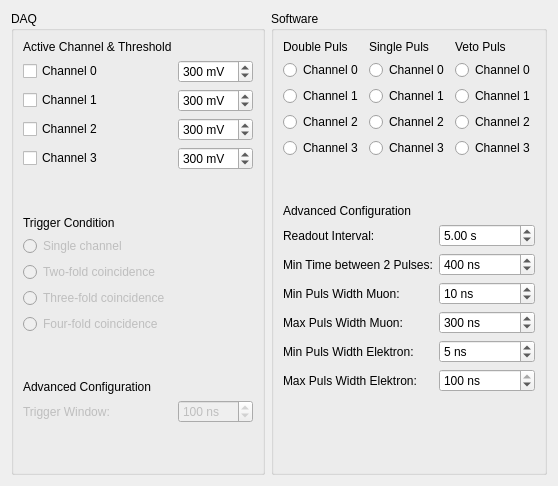
          <widget class="QWidget" name="tab_14">
           <attribute name="title">
            <string>Configuration</string>
           </attribute>
           <layout class="QHBoxLayout" name="horizontalLayout_17">
            <item>
             <widget class="QGroupBox" name="groupBox_11">
              <property name="sizePolicy">
               <sizepolicy hsizetype="Expanding" vsizetype="Preferred">
                <horstretch>0</horstretch>
                <verstretch>0</verstretch>
               </sizepolicy>
              </property>
              <property name="title">
               <string>DAQ</string>
              </property>
              <layout class="QGridLayout" name="gridLayout_18">
               <item row="4" column="1">
                <widget class="QSpinBox" name="spinBox_26">
                 <property name="suffix">
                  <string> mV</string>
                 </property>
                 <property name="maximum">
                  <number>1000</number>
                 </property>
                 <property name="value">
                  <number>300</number>
                 </property>
                </widget>
               </item>
               <item row="16" column="1">
                <widget class="QDoubleSpinBox" name="doubleSpinBox_11">
                 <property name="enabled">
                  <bool>false</bool>
                 </property>
                 <property name="suffix">
                  <string> ns</string>
                 </property>
                 <property name="decimals">
                  <number>0</number>
                 </property>
                 <property name="maximum">
                  <double>400.000000000000000</double>
                 </property>
                 <property name="singleStep">
                  <double>10.000000000000000</double>
                 </property>
                 <property name="value">
                  <double>100.000000000000000</double>
                 </property>
                </widget>
               </item>
               <item row="6" column="1">
                <widget class="QSpinBox" name="spinBox_27">
                 <property name="suffix">
                  <string> mV</string>
                 </property>
                 <property name="maximum">
                  <number>1000</number>
                 </property>
                 <property name="value">
                  <number>300</number>
                 </property>
                </widget>
               </item>
               <item row="8" column="0">
                <widget class="QLabel" name="label_53">
                 <property name="text">
                  <string>Trigger Condition</string>
                 </property>
                </widget>
               </item>
               <item row="13" column="0">
                <widget class="QRadioButton" name="radioButton_46">
                 <property name="enabled">
                  <bool>false</bool>
                 </property>
                 <property name="text">
                  <string>Four-fold coincidence</string>
                 </property>
                </widget>
               </item>
               <item row="14" column="0">
                <spacer name="verticalSpacer_24">
                 <property name="orientation">
                  <enum>Qt::Vertical</enum>
                 </property>
                 <property name="sizeType">
                  <enum>QSizePolicy::Maximum</enum>
                 </property>
                 <property name="sizeHint" stdset="0">
                  <size>
                   <width>20</width>
                   <height>40</height>
                  </size>
                 </property>
                </spacer>
               </item>
               <item row="4" column="0">
                <widget class="QCheckBox" name="checkBox_27">
                 <property name="text">
                  <string>Channel 1</string>
                 </property>
                </widget>
               </item>
               <item row="16" column="0">
                <widget class="QLabel" name="label_54">
                 <property name="enabled">
                  <bool>false</bool>
                 </property>
                 <property name="text">
                  <string>Trigger Window:</string>
                 </property>
                </widget>
               </item>
               <item row="0" column="0">
                <widget class="QLabel" name="label_55">
                 <property name="text">
                  <string>Active Channel &amp; Threshold</string>
                 </property>
                 <property name="textFormat">
                  <enum>Qt::AutoText</enum>
                 </property>
                 <property name="scaledContents">
                  <bool>true</bool>
                 </property>
                </widget>
               </item>
               <item row="3" column="1">
                <widget class="QSpinBox" name="spinBox_28">
                 <property name="suffix">
                  <string> mV</string>
                 </property>
                 <property name="maximum">
                  <number>1000</number>
                 </property>
                 <property name="value">
                  <number>300</number>
                 </property>
                </widget>
               </item>
               <item row="5" column="0">
                <widget class="QCheckBox" name="checkBox_28">
                 <property name="text">
                  <string>Channel 2</string>
                 </property>
                </widget>
               </item>
               <item row="17" column="0">
                <spacer name="verticalSpacer_25">
                 <property name="orientation">
                  <enum>Qt::Vertical</enum>
                 </property>
                 <property name="sizeHint" stdset="0">
                  <size>
                   <width>20</width>
                   <height>40</height>
                  </size>
                 </property>
                </spacer>
               </item>
               <item row="6" column="0">
                <widget class="QCheckBox" name="checkBox_29">
                 <property name="text">
                  <string>Channel 3</string>
                 </property>
                </widget>
               </item>
               <item row="11" column="0">
                <widget class="QRadioButton" name="radioButton_47">
                 <property name="enabled">
                  <bool>false</bool>
                 </property>
                 <property name="text">
                  <string>Two-fold coincidence</string>
                 </property>
                </widget>
               </item>
               <item row="10" column="0">
                <widget class="QRadioButton" name="radioButton_48">
                 <property name="enabled">
                  <bool>false</bool>
                 </property>
                 <property name="text">
                  <string>Single channel</string>
                 </property>
                </widget>
               </item>
               <item row="3" column="0">
                <widget class="QCheckBox" name="checkBox_30">
                 <property name="layoutDirection">
                  <enum>Qt::LeftToRight</enum>
                 </property>
                 <property name="text">
                  <string>Channel 0</string>
                 </property>
                </widget>
               </item>
               <item row="15" column="0">
                <widget class="QLabel" name="label_56">
                 <property name="text">
                  <string>Advanced Configuration</string>
                 </property>
                </widget>
               </item>
               <item row="12" column="0">
                <widget class="QRadioButton" name="radioButton_49">
                 <property name="enabled">
                  <bool>false</bool>
                 </property>
                 <property name="text">
                  <string>Three-fold coincidence</string>
                 </property>
                </widget>
               </item>
               <item row="5" column="1">
                <widget class="QSpinBox" name="spinBox_29">
                 <property name="suffix">
                  <string> mV</string>
                 </property>
                 <property name="maximum">
                  <number>1000</number>
                 </property>
                 <property name="value">
                  <number>300</number>
                 </property>
                </widget>
               </item>
               <item row="7" column="0">
                <spacer name="verticalSpacer_26">
                 <property name="orientation">
                  <enum>Qt::Vertical</enum>
                 </property>
                 <property name="sizeType">
                  <enum>QSizePolicy::Maximum</enum>
                 </property>
                 <property name="sizeHint" stdset="0">
                  <size>
                   <width>20</width>
                   <height>40</height>
                  </size>
                 </property>
                </spacer>
               </item>
              </layout>
             </widget>
            </item>
            <item>
             <widget class="QGroupBox" name="groupBox_12">
              <property name="sizePolicy">
               <sizepolicy hsizetype="Expanding" vsizetype="Preferred">
                <horstretch>0</horstretch>
                <verstretch>0</verstretch>
               </sizepolicy>
              </property>
              <property name="title">
               <string>Software</string>
              </property>
              <layout class="QVBoxLayout" name="verticalLayout_24">
               <item>
                <layout class="QGridLayout" name="gridLayout_19">
                 <item row="0" column="0">
                  <widget class="QLabel" name="label_57">
                   <property name="text">
                    <string>Double Puls</string>
                   </property>
                  </widget>
                 </item>
                 <item row="1" column="1">
                  <widget class="QRadioButton" name="radioButton_50">
                   <property name="text">
                    <string>Channel 0</string>
                   </property>
                  </widget>
                 </item>
                 <item row="2" column="1">
                  <widget class="QRadioButton" name="radioButton_51">
                   <property name="text">
                    <string>Channel 1</string>
                   </property>
                  </widget>
                 </item>
                 <item row="0" column="2">
                  <widget class="QLabel" name="label_58">
                   <property name="text">
                    <string>Veto Puls</string>
                   </property>
                  </widget>
                 </item>
                 <item row="3" column="2">
                  <widget class="QRadioButton" name="radioButton_52">
                   <property name="text">
                    <string>Channel 2</string>
                   </property>
                  </widget>
                 </item>
                 <item row="1" column="2">
                  <widget class="QRadioButton" name="radioButton_53">
                   <property name="text">
                    <string>Channel 0</string>
                   </property>
                  </widget>
                 </item>
                 <item row="0" column="1">
                  <widget class="QLabel" name="label_59">
                   <property name="text">
                    <string>Single Puls</string>
                   </property>
                  </widget>
                 </item>
                 <item row="3" column="0">
                  <widget class="QRadioButton" name="radioButton_54">
                   <property name="text">
                    <string>Channel 2</string>
                   </property>
                  </widget>
                 </item>
                 <item row="2" column="2">
                  <widget class="QRadioButton" name="radioButton_55">
                   <property name="text">
                    <string>Channel 1</string>
                   </property>
                  </widget>
                 </item>
                 <item row="3" column="1">
                  <widget class="QRadioButton" name="radioButton_56">
                   <property name="text">
                    <string>Channel 2</string>
                   </property>
                  </widget>
                 </item>
                 <item row="2" column="0">
                  <widget class="QRadioButton" name="radioButton_57">
                   <property name="text">
                    <string>Channel 1</string>
                   </property>
                  </widget>
                 </item>
                 <item row="1" column="0">
                  <widget class="QRadioButton" name="radioButton_58">
                   <property name="text">
                    <string>Channel 0</string>
                   </property>
                  </widget>
                 </item>
                 <item row="4" column="0">
                  <widget class="QRadioButton" name="radioButton_59">
                   <property name="text">
                    <string>Channel 3</string>
                   </property>
                  </widget>
                 </item>
                 <item row="4" column="1">
                  <widget class="QRadioButton" name="radioButton_60">
                   <property name="text">
                    <string>Channel 3</string>
                   </property>
                  </widget>
                 </item>
                 <item row="4" column="2">
                  <widget class="QRadioButton" name="radioButton_61">
                   <property name="text">
                    <string>Channel 3</string>
                   </property>
                  </widget>
                 </item>
                </layout>
               </item>
               <item>
                <spacer name="verticalSpacer_27">
                 <property name="orientation">
                  <enum>Qt::Vertical</enum>
                 </property>
                 <property name="sizeType">
                  <enum>QSizePolicy::Maximum</enum>
                 </property>
                 <property name="sizeHint" stdset="0">
                  <size>
                   <width>20</width>
                   <height>40</height>
                  </size>
                 </property>
                </spacer>
               </item>
               <item>
                <widget class="QLabel" name="label_60">
                 <property name="text">
                  <string>Advanced Configuration</string>
                 </property>
                </widget>
               </item>
               <item>
                <layout class="QGridLayout" name="gridLayout_20">
                 <property name="sizeConstraint">
                  <enum>QLayout::SetDefaultConstraint</enum>
                 </property>
                 <item row="0" column="0">
                  <widget class="QLabel" name="label_61">
                   <property name="sizePolicy">
                    <sizepolicy hsizetype="Expanding" vsizetype="Preferred">
                     <horstretch>0</horstretch>
                     <verstretch>0</verstretch>
                    </sizepolicy>
                   </property>
                   <property name="text">
                    <string>Readout Interval:</string>
                   </property>
                  </widget>
                 </item>
                 <item row="0" column="1">
                  <widget class="QDoubleSpinBox" name="doubleSpinBox_12">
                   <property name="sizePolicy">
                    <sizepolicy hsizetype="Expanding" vsizetype="Fixed">
                     <horstretch>0</horstretch>
                     <verstretch>0</verstretch>
                    </sizepolicy>
                   </property>
                   <property name="suffix">
                    <string> s</string>
                   </property>
                   <property name="maximum">
                    <double>100.000000000000000</double>
                   </property>
                   <property name="value">
                    <double>5.000000000000000</double>
                   </property>
                  </widget>
                 </item>
                 <item row="1" column="0">
                  <widget class="QLabel" name="label_62">
                   <property name="sizePolicy">
                    <sizepolicy hsizetype="Expanding" vsizetype="Preferred">
                     <horstretch>0</horstretch>
                     <verstretch>0</verstretch>
                    </sizepolicy>
                   </property>
                   <property name="text">
                    <string>Min Time between 2 Pulses:</string>
                   </property>
                  </widget>
                 </item>
                 <item row="1" column="1">
                  <widget class="QSpinBox" name="spinBox_30">
                   <property name="sizePolicy">
                    <sizepolicy hsizetype="Expanding" vsizetype="Fixed">
                     <horstretch>0</horstretch>
                     <verstretch>0</verstretch>
                    </sizepolicy>
                   </property>
                   <property name="suffix">
                    <string> ns</string>
                   </property>
                   <property name="prefix">
                    <string/>
                   </property>
                   <property name="maximum">
                    <number>1000</number>
                   </property>
                   <property name="value">
                    <number>400</number>
                   </property>
                  </widget>
                 </item>
                 <item row="2" column="0">
                  <widget class="QLabel" name="label_63">
                   <property name="sizePolicy">
                    <sizepolicy hsizetype="Expanding" vsizetype="Preferred">
                     <horstretch>0</horstretch>
                     <verstretch>0</verstretch>
                    </sizepolicy>
                   </property>
                   <property name="text">
                    <string>Min Puls Width Muon:</string>
                   </property>
                  </widget>
                 </item>
                 <item row="2" column="1">
                  <widget class="QSpinBox" name="spinBox_31">
                   <property name="sizePolicy">
                    <sizepolicy hsizetype="Expanding" vsizetype="Fixed">
                     <horstretch>0</horstretch>
                     <verstretch>0</verstretch>
                    </sizepolicy>
                   </property>
                   <property name="suffix">
                    <string> ns</string>
                   </property>
                   <property name="value">
                    <number>10</number>
                   </property>
                  </widget>
                 </item>
                 <item row="3" column="0">
                  <widget class="QLabel" name="label_64">
                   <property name="sizePolicy">
                    <sizepolicy hsizetype="Expanding" vsizetype="Preferred">
                     <horstretch>0</horstretch>
                     <verstretch>0</verstretch>
                    </sizepolicy>
                   </property>
                   <property name="text">
                    <string>Max Puls Width Muon:</string>
                   </property>
                  </widget>
                 </item>
                 <item row="3" column="1">
                  <widget class="QSpinBox" name="spinBox_32">
                   <property name="sizePolicy">
                    <sizepolicy hsizetype="Expanding" vsizetype="Fixed">
                     <horstretch>0</horstretch>
                     <verstretch>0</verstretch>
                    </sizepolicy>
                   </property>
                   <property name="suffix">
                    <string> ns</string>
                   </property>
                   <property name="maximum">
                    <number>1000</number>
                   </property>
                   <property name="value">
                    <number>300</number>
                   </property>
                  </widget>
                 </item>
                 <item row="4" column="0">
                  <widget class="QLabel" name="label_65">
                   <property name="sizePolicy">
                    <sizepolicy hsizetype="Expanding" vsizetype="Preferred">
                     <horstretch>0</horstretch>
                     <verstretch>0</verstretch>
                    </sizepolicy>
                   </property>
                   <property name="text">
                    <string>Min Puls Width Elektron:</string>
                   </property>
                  </widget>
                 </item>
                 <item row="4" column="1">
                  <widget class="QSpinBox" name="spinBox_33">
                   <property name="sizePolicy">
                    <sizepolicy hsizetype="Expanding" vsizetype="Fixed">
                     <horstretch>0</horstretch>
                     <verstretch>0</verstretch>
                    </sizepolicy>
                   </property>
                   <property name="suffix">
                    <string> ns</string>
                   </property>
                   <property name="maximum">
                    <number>1000</number>
                   </property>
                   <property name="value">
                    <number>5</number>
                   </property>
                  </widget>
                 </item>
                 <item row="5" column="0">
                  <widget class="QLabel" name="label_66">
                   <property name="sizePolicy">
                    <sizepolicy hsizetype="Expanding" vsizetype="Preferred">
                     <horstretch>0</horstretch>
                     <verstretch>0</verstretch>
                    </sizepolicy>
                   </property>
                   <property name="text">
                    <string>Max Puls Width Elektron:</string>
                   </property>
                  </widget>
                 </item>
                 <item row="5" column="1">
                  <widget class="QSpinBox" name="spinBox_34">
                   <property name="sizePolicy">
                    <sizepolicy hsizetype="Expanding" vsizetype="Fixed">
                     <horstretch>0</horstretch>
                     <verstretch>0</verstretch>
                    </sizepolicy>
                   </property>
                   <property name="suffix">
                    <string> ns</string>
                   </property>
                   <property name="maximum">
                    <number>100</number>
                   </property>
                   <property name="value">
                    <number>100</number>
                   </property>
                  </widget>
                 </item>
                </layout>
               </item>
               <item>
                <spacer name="verticalSpacer_28">
                 <property name="orientation">
                  <enum>Qt::Vertical</enum>
                 </property>
                 <property name="sizeHint" stdset="0">
                  <size>
                   <width>20</width>
                   <height>40</height>
                  </size>
                 </property>
                </spacer>
               </item>
              </layout>
             </widget>
            </item>
           </layout>
          </widget>
